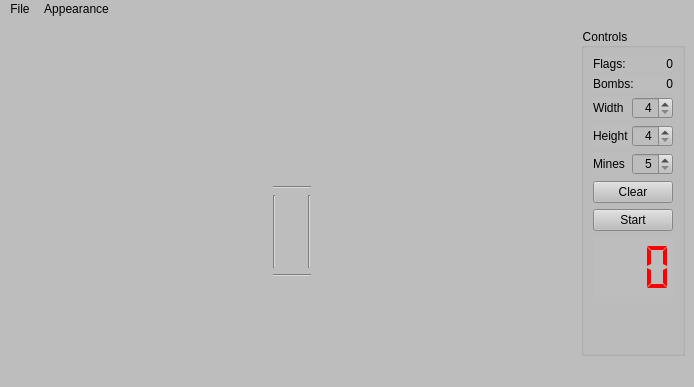
<?xml version="1.0" encoding="UTF-8"?>
<ui version="4.0">
 <class>Minesweeper</class>
 <widget class="QMainWindow" name="Minesweeper">
  <property name="geometry">
   <rect>
    <x>0</x>
    <y>0</y>
    <width>694</width>
    <height>387</height>
   </rect>
  </property>
  <property name="minimumSize">
   <size>
    <width>400</width>
    <height>200</height>
   </size>
  </property>
  <property name="windowTitle">
   <string>Minesweeper</string>
  </property>
  <property name="styleSheet">
   <string notr="true">background-color: #BDBDBD;</string>
  </property>
  <widget class="QWidget" name="centralwidget">
   <layout class="QGridLayout" name="gridLayout" rowstretch="1,1,1,1,1,1">
    <item row="3" column="0">
     <spacer name="horizontalSpacer">
      <property name="orientation">
       <enum>Qt::Horizontal</enum>
      </property>
      <property name="sizeHint" stdset="0">
       <size>
        <width>40</width>
        <height>20</height>
       </size>
      </property>
     </spacer>
    </item>
    <item row="3" column="1">
     <widget class="Line" name="line_3">
      <property name="orientation">
       <enum>Qt::Vertical</enum>
      </property>
     </widget>
    </item>
    <item row="0" column="2" rowspan="2">
     <spacer name="verticalSpacer_2">
      <property name="orientation">
       <enum>Qt::Vertical</enum>
      </property>
      <property name="sizeHint" stdset="0">
       <size>
        <width>20</width>
        <height>40</height>
       </size>
      </property>
     </spacer>
    </item>
    <item row="3" column="2">
     <layout class="QGridLayout" name="mineArea">
      <property name="spacing">
       <number>0</number>
      </property>
     </layout>
    </item>
    <item row="3" column="4">
     <spacer name="horizontalSpacer_2">
      <property name="orientation">
       <enum>Qt::Horizontal</enum>
      </property>
      <property name="sizeHint" stdset="0">
       <size>
        <width>40</width>
        <height>20</height>
       </size>
      </property>
     </spacer>
    </item>
    <item row="3" column="3">
     <widget class="Line" name="line_4">
      <property name="orientation">
       <enum>Qt::Vertical</enum>
      </property>
     </widget>
    </item>
    <item row="5" column="2">
     <spacer name="verticalSpacer_4">
      <property name="orientation">
       <enum>Qt::Vertical</enum>
      </property>
      <property name="sizeHint" stdset="0">
       <size>
        <width>20</width>
        <height>40</height>
       </size>
      </property>
     </spacer>
    </item>
    <item row="4" column="1" colspan="3">
     <widget class="Line" name="line">
      <property name="orientation">
       <enum>Qt::Horizontal</enum>
      </property>
     </widget>
    </item>
    <item row="2" column="1" colspan="3">
     <widget class="Line" name="line_2">
      <property name="orientation">
       <enum>Qt::Horizontal</enum>
      </property>
     </widget>
    </item>
    <item row="0" column="5" rowspan="6">
     <widget class="QGroupBox" name="groupBox">
      <property name="styleSheet">
       <string notr="true"/>
      </property>
      <property name="title">
       <string>Controls</string>
      </property>
      <layout class="QVBoxLayout" name="verticalLayout">
       <item>
        <layout class="QHBoxLayout" name="horizontalLayout" stretch="0,0">
         <property name="spacing">
          <number>0</number>
         </property>
         <property name="sizeConstraint">
          <enum>QLayout::SetMaximumSize</enum>
         </property>
         <item>
          <widget class="QLabel" name="label_4">
           <property name="text">
            <string>Flags:</string>
           </property>
          </widget>
         </item>
         <item>
          <widget class="QLabel" name="lFlags">
           <property name="text">
            <string>0</string>
           </property>
           <property name="alignment">
            <set>Qt::AlignRight|Qt::AlignTrailing|Qt::AlignVCenter</set>
           </property>
          </widget>
         </item>
        </layout>
       </item>
       <item>
        <layout class="QHBoxLayout" name="horizontalLayout_2" stretch="0,0">
         <property name="spacing">
          <number>0</number>
         </property>
         <property name="sizeConstraint">
          <enum>QLayout::SetMaximumSize</enum>
         </property>
         <item>
          <widget class="QLabel" name="label_5">
           <property name="text">
            <string>Bombs:</string>
           </property>
          </widget>
         </item>
         <item>
          <widget class="QLabel" name="lBombs">
           <property name="text">
            <string>0</string>
           </property>
           <property name="alignment">
            <set>Qt::AlignRight|Qt::AlignTrailing|Qt::AlignVCenter</set>
           </property>
          </widget>
         </item>
        </layout>
       </item>
       <item>
        <layout class="QHBoxLayout" name="horizontalLayout_4" stretch="0,0">
         <property name="spacing">
          <number>0</number>
         </property>
         <property name="sizeConstraint">
          <enum>QLayout::SetMaximumSize</enum>
         </property>
         <item>
          <widget class="QLabel" name="label_2">
           <property name="text">
            <string>Width</string>
           </property>
          </widget>
         </item>
         <item>
          <widget class="QSpinBox" name="sWidth">
           <property name="alignment">
            <set>Qt::AlignRight|Qt::AlignTrailing|Qt::AlignVCenter</set>
           </property>
           <property name="minimum">
            <number>4</number>
           </property>
           <property name="maximum">
            <number>30</number>
           </property>
          </widget>
         </item>
        </layout>
       </item>
       <item>
        <layout class="QHBoxLayout" name="horizontalLayout_5" stretch="0,0">
         <property name="spacing">
          <number>0</number>
         </property>
         <property name="sizeConstraint">
          <enum>QLayout::SetMaximumSize</enum>
         </property>
         <item>
          <widget class="QLabel" name="label_3">
           <property name="text">
            <string>Height</string>
           </property>
          </widget>
         </item>
         <item>
          <widget class="QSpinBox" name="sHeight">
           <property name="alignment">
            <set>Qt::AlignRight|Qt::AlignTrailing|Qt::AlignVCenter</set>
           </property>
           <property name="minimum">
            <number>4</number>
           </property>
           <property name="maximum">
            <number>30</number>
           </property>
          </widget>
         </item>
        </layout>
       </item>
       <item>
        <layout class="QHBoxLayout" name="horizontalLayout_3" stretch="0,0">
         <property name="spacing">
          <number>0</number>
         </property>
         <property name="sizeConstraint">
          <enum>QLayout::SetMaximumSize</enum>
         </property>
         <item>
          <widget class="QLabel" name="label">
           <property name="text">
            <string>Mines</string>
           </property>
          </widget>
         </item>
         <item>
          <widget class="QSpinBox" name="sMines">
           <property name="alignment">
            <set>Qt::AlignRight|Qt::AlignTrailing|Qt::AlignVCenter</set>
           </property>
           <property name="keyboardTracking">
            <bool>true</bool>
           </property>
           <property name="minimum">
            <number>5</number>
           </property>
          </widget>
         </item>
        </layout>
       </item>
       <item>
        <widget class="QPushButton" name="bClear">
         <property name="text">
          <string>Clear</string>
         </property>
        </widget>
       </item>
       <item>
        <widget class="QPushButton" name="bStart">
         <property name="text">
          <string>Start</string>
         </property>
        </widget>
       </item>
       <item>
        <widget class="QLCDNumber" name="timeDisplay">
         <property name="minimumSize">
          <size>
           <width>0</width>
           <height>60</height>
          </size>
         </property>
         <property name="maximumSize">
          <size>
           <width>120</width>
           <height>60</height>
          </size>
         </property>
         <property name="font">
          <font>
           <pointsize>15</pointsize>
          </font>
         </property>
         <property name="styleSheet">
          <string notr="true">color: red;</string>
         </property>
         <property name="frameShape">
          <enum>QFrame::NoFrame</enum>
         </property>
         <property name="frameShadow">
          <enum>QFrame::Plain</enum>
         </property>
         <property name="smallDecimalPoint">
          <bool>false</bool>
         </property>
         <property name="digitCount">
          <number>3</number>
         </property>
         <property name="mode">
          <enum>QLCDNumber::Dec</enum>
         </property>
         <property name="segmentStyle">
          <enum>QLCDNumber::Flat</enum>
         </property>
        </widget>
       </item>
       <item>
        <spacer name="verticalSpacer_3">
         <property name="orientation">
          <enum>Qt::Vertical</enum>
         </property>
         <property name="sizeHint" stdset="0">
          <size>
           <width>20</width>
           <height>40</height>
          </size>
         </property>
        </spacer>
       </item>
      </layout>
     </widget>
    </item>
   </layout>
  </widget>
  <widget class="QMenuBar" name="menubar">
   <property name="geometry">
    <rect>
     <x>0</x>
     <y>0</y>
     <width>694</width>
     <height>20</height>
    </rect>
   </property>
   <property name="styleSheet">
    <string notr="true"/>
   </property>
   <widget class="QMenu" name="menuFile">
    <property name="title">
     <string>File</string>
    </property>
    <widget class="QMenu" name="menuNew_Game">
     <property name="title">
      <string>New Game</string>
     </property>
     <addaction name="action8x8_10_mines"/>
     <addaction name="action16x16_40_mines"/>
     <addaction name="action30x16_99_mines"/>
    </widget>
    <addaction name="actionAdjust_Size"/>
    <addaction name="actionShow_Controls"/>
    <addaction name="menuNew_Game"/>
   </widget>
   <widget class="QMenu" name="menuAppearance">
    <property name="title">
     <string>Appearance</string>
    </property>
    <addaction name="actionDark_Mode"/>
    <addaction name="actionLight_Mode"/>
   </widget>
   <addaction name="menuFile"/>
   <addaction name="menuAppearance"/>
  </widget>
  <widget class="QStatusBar" name="statusbar"/>
  <action name="actionClear">
   <property name="text">
    <string>Clear</string>
   </property>
  </action>
  <action name="actionStart">
   <property name="text">
    <string>Start</string>
   </property>
  </action>
  <action name="actionShow_Controls">
   <property name="text">
    <string>Show Controls</string>
   </property>
  </action>
  <action name="action8x8_10_mines">
   <property name="text">
    <string>8x8 10 mines</string>
   </property>
   <property name="toolTip">
    <string>8x8 10 mines</string>
   </property>
  </action>
  <action name="action30x16_99_mines">
   <property name="text">
    <string>30x16 99 mines</string>
   </property>
   <property name="toolTip">
    <string>30x16 99 mines</string>
   </property>
  </action>
  <action name="actionDark_Mode">
   <property name="text">
    <string>Dark Mode</string>
   </property>
  </action>
  <action name="actionLight_Mode">
   <property name="text">
    <string>Light Mode</string>
   </property>
  </action>
  <action name="action16x16_40_mines">
   <property name="text">
    <string>16x16 40 mines</string>
   </property>
  </action>
  <action name="actionAdjust_Size">
   <property name="text">
    <string>Adjust Size</string>
   </property>
  </action>
 </widget>
 <resources/>
 <connections/>
</ui>
